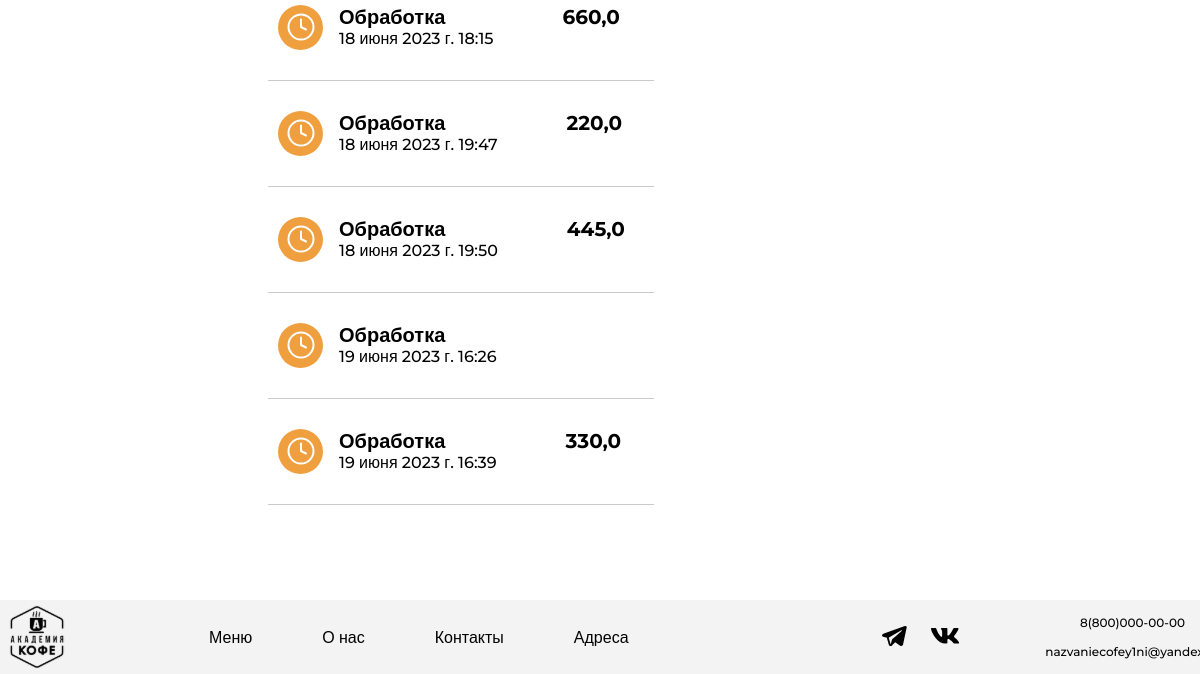
Before: /history/ (signed in, lower part) with the older database file.
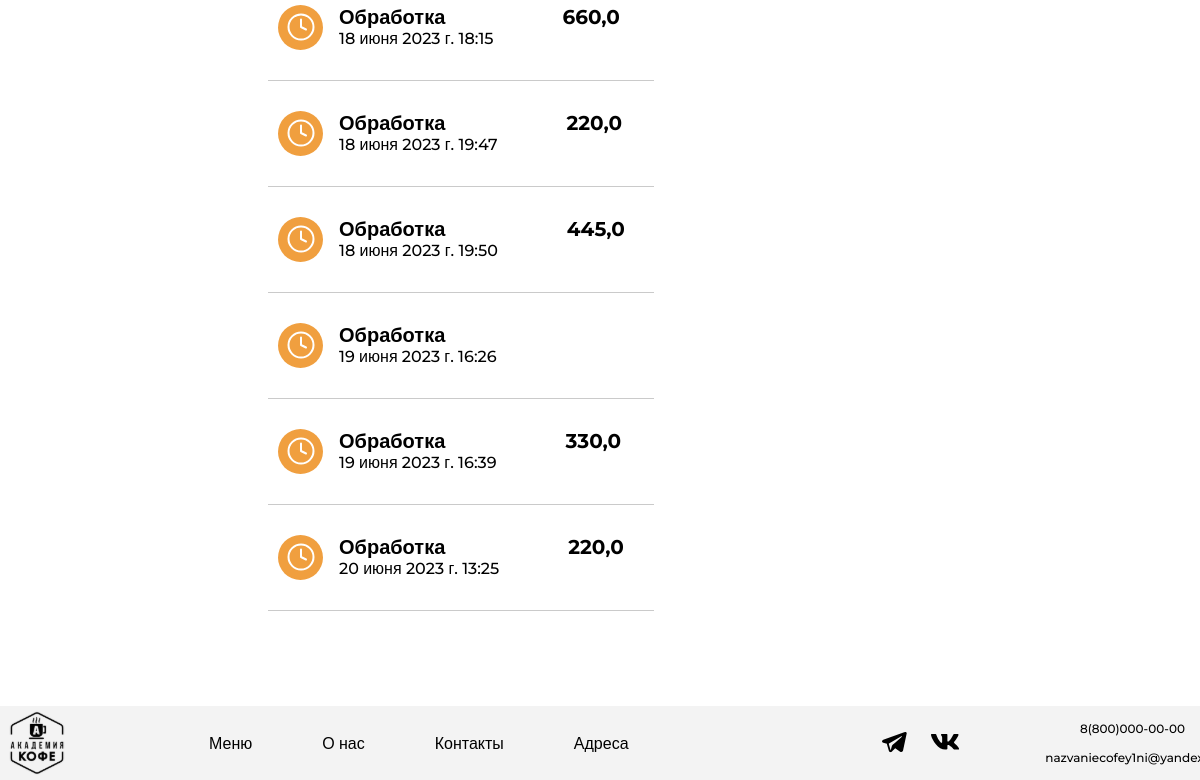
After: the same page with the newer database file.
### academyCoffee/models.py (models this page shows, shortened)
class Order(models.Model):
    CREATED = 0
    COOKING = 1
    PREPARED = 2
    DELIVERED = 3
    STATUSES = (
        (CREATED, 'Обработка'),
        (COOKING, 'Готовим'),
        (PREPARED, 'Можно забирать'),
        (DELIVERED, 'Доставлен'),
    )
    basket_history = models.JSONField(default=dict)
    created = models.DateTimeField(default=timezone.now)
    user = models.ForeignKey(to=User, on_delete=models.CASCADE)
    status = models.SmallIntegerField(default=CREATED, choices=STATUSES)
    serving = models.CharField('Сервировка', max_length=50)
    address = models.CharField('Адрес', max_length=100)
    payment_method = models.CharField('Способ оплаты', max_length=20)
    promocode_name = models.CharField('Промокод', max_length=20, blank=True, null=True)

### academyCoffee/views.py (the view)
# urls.py: path('history/', views.OrderListView.as_view(), name='orderhistory'),
class OrderListView(TitleMixin, ListView):
    template_name = 'main/orderhistory.html'
    title = 'История заказов'
    dates = [12, 11, 10, 9, 8, 7, 6, 5, 4, 3, 2, 1]
    queryset = Order.objects.all()
    def get_queryset(self):
        queryset = super(OrderListView, self).get_queryset()
        queryset = Order.objects.filter(user=self.request.user)
        return queryset
    def get_context_data(self, **kwargs):
        context = super(OrderListView, self).get_context_data()
        context['dates'] = self.dates
        context['orderdates'] = Order.objects.filter(user=self.request.user).annotate(
            month=TruncMonth('created')).values('month').distinct().reverse()
        return context

### academyCoffee/common/views.py (called while the page is built)
    def get_context_data(self, **kwargs):
        context = super(TitleMixin, self).get_context_data(**kwargs)
        context['title'] = self.title
        return context

### academyCoffee/templates/main/orderhistory.html (shortened to what this page needs)
{% extends 'main/base.html' %}
{% load static %}
{% block style %}
    <link rel="stylesheet" href="{% static 'orderhistory/css/style.css' %}">
{% endblock %}
{% block content %}
    <main>
        <div class="main-container">
            <div class="personal-account-left-container">
            </div>
            <div class="order-history-left-container">
                <ul class="months-list">
                    {% for orderdate in orderdates %}
                        <li class="months-list-item">
                            <ul class="order-list">
                                {% for order in object_list %}
                                    {% if order.created.month == orderdate.month.month %}
                                        <li class="order-list-item waiting">
                                            <div class="order-list-item-container">
                                                <img class="status-image"
                                                        {% if order.status == 0 %}
                                                     src="{% static 'orderhistory/img/waiting.svg' %}"
                                                        {% elif order.status == 1 %}
                                                     src="{% static 'orderhistory/img/waiting.svg' %}"
                                                        {% elif order.status == 2 %}
                                                     src="{% static 'orderhistory/img/waiting.svg' %}"
                                                        {% elif order.status == 3 %}
                                                     src="{% static 'orderhistory/img/done.svg' %}"
                                                        {% endif %}>
                                                <div class=" order-list-item-middle-container">
                                                    <p class="status-text">{{ order.get_status_display }}</p>
                                                    <p class="order-date">{{ order.created }}</p>
                                                </div>
                                                {% if order.promocode_name == 'СКИДКА' %}
                                                    <p class="total-price">{{ order.basket_history.stock_sum }}</p>
                                                {% else %}
                                                    <p class="total-price">{{ order.basket_history.total_sum }}</p>
                                                {% endif %}
                                            </div>
                                            <div class="order-list-line"></div>
                                        </li>
                                    {% endif %}
                                {% endfor %}
                            </ul>
                        </li>
                    {% endfor %}
                </ul>
            </div>
        </div>
    </main>
{% endblock %}

Changed rows visible on the page:
added Order: status "Обработка", created "20 июня 2023 г. 13:25", basket_history.total_sum "220,0"
